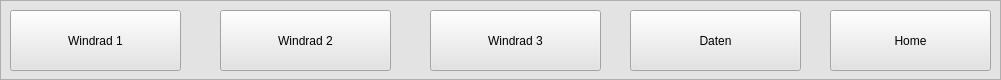
   <widget class="QFrame" name="frame_4">
    <property name="geometry">
     <rect>
      <x>10</x>
      <y>490</y>
      <width>1001</width>
      <height>80</height>
     </rect>
    </property>
    <property name="styleSheet">
     <string notr="true">background-color: rgb(227, 227, 227);</string>
    </property>
    <property name="frameShape">
     <enum>QFrame::StyledPanel</enum>
    </property>
    <property name="frameShadow">
     <enum>QFrame::Raised</enum>
    </property>
    <widget class="QPushButton" name="btn_Wr1">
     <property name="geometry">
      <rect>
       <x>10</x>
       <y>10</y>
       <width>171</width>
       <height>61</height>
      </rect>
     </property>
     <property name="sizePolicy">
      <sizepolicy hsizetype="Minimum" vsizetype="Minimum">
       <horstretch>0</horstretch>
       <verstretch>0</verstretch>
      </sizepolicy>
     </property>
     <property name="text">
      <string>Windrad 1</string>
     </property>
     <property name="icon">
      <iconset>
       <normaloff>C:/Users/Ravi Plenzdorf/Desktop/Windrad.svg</normaloff>C:/Users/Ravi Plenzdorf/Desktop/Windrad.svg</iconset>
     </property>
     <property name="iconSize">
      <size>
       <width>50</width>
       <height>50</height>
      </size>
     </property>
     <property name="checkable">
      <bool>true</bool>
     </property>
    </widget>
    <widget class="QPushButton" name="btn_Wr2">
     <property name="geometry">
      <rect>
       <x>220</x>
       <y>10</y>
       <width>171</width>
       <height>61</height>
      </rect>
     </property>
     <property name="text">
      <string>Windrad 2</string>
     </property>
     <property name="icon">
      <iconset>
       <normaloff>C:/Users/Ravi Plenzdorf/Desktop/Windrad.svg</normaloff>C:/Users/Ravi Plenzdorf/Desktop/Windrad.svg</iconset>
     </property>
     <property name="iconSize">
      <size>
       <width>50</width>
       <height>50</height>
      </size>
     </property>
     <property name="checkable">
      <bool>true</bool>
     </property>
    </widget>
    <widget class="QPushButton" name="btn_Home">
     <property name="geometry">
      <rect>
       <x>830</x>
       <y>10</y>
       <width>161</width>
       <height>61</height>
      </rect>
     </property>
     <property name="text">
      <string>Home</string>
     </property>
     <property name="icon">
      <iconset>
       <normaloff>C:/Users/Ravi Plenzdorf/Desktop/Home.svg</normaloff>C:/Users/Ravi Plenzdorf/Desktop/Home.svg</iconset>
     </property>
     <property name="iconSize">
      <size>
       <width>50</width>
       <height>50</height>
      </size>
     </property>
     <property name="checkable">
      <bool>true</bool>
     </property>
    </widget>
    <widget class="QPushButton" name="btn_Daten">
     <property name="geometry">
      <rect>
       <x>630</x>
       <y>10</y>
       <width>171</width>
       <height>61</height>
      </rect>
     </property>
     <property name="text">
      <string>Daten</string>
     </property>
     <property name="icon">
      <iconset>
       <normaloff>C:/Users/Ravi Plenzdorf/Desktop/Daten.svg</normaloff>C:/Users/Ravi Plenzdorf/Desktop/Daten.svg</iconset>
     </property>
     <property name="iconSize">
      <size>
       <width>50</width>
       <height>50</height>
      </size>
     </property>
     <property name="checkable">
      <bool>true</bool>
     </property>
    </widget>
    <widget class="QPushButton" name="btn_Wr3">
     <property name="geometry">
      <rect>
       <x>430</x>
       <y>10</y>
       <width>171</width>
       <height>61</height>
      </rect>
     </property>
     <property name="text">
      <string>Windrad 3</string>
     </property>
     <property name="icon">
      <iconset>
       <normaloff>C:/Users/Ravi Plenzdorf/Desktop/Windrad.svg</normaloff>C:/Users/Ravi Plenzdorf/Desktop/Windrad.svg</iconset>
     </property>
     <property name="iconSize">
      <size>
       <width>50</width>
       <height>50</height>
      </size>
     </property>
     <property name="checkable">
      <bool>true</bool>
     </property>
    </widget>
   </widget>
